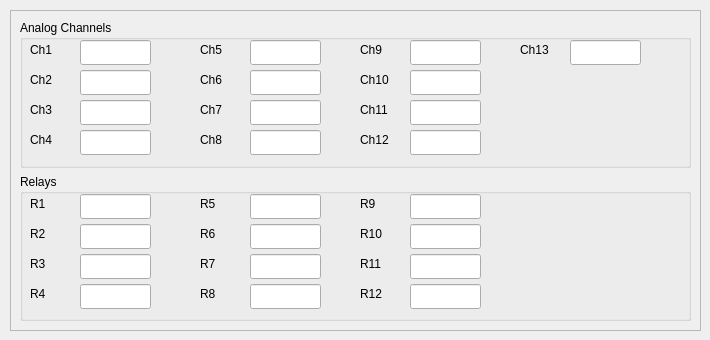
                  <widget class="QWidget" name="tab_mrs4">
                   <attribute name="title">
                    <string>MRS_4</string>
                   </attribute>
                   <widget class="QFrame" name="frame_mrs1_4">
                    <property name="geometry">
                     <rect>
                      <x>10</x>
                      <y>10</y>
                      <width>691</width>
                      <height>321</height>
                     </rect>
                    </property>
                    <property name="frameShape">
                     <enum>QFrame::StyledPanel</enum>
                    </property>
                    <property name="frameShadow">
                     <enum>QFrame::Raised</enum>
                    </property>
                    <layout class="QVBoxLayout" name="verticalLayout_4">
                     <item>
                      <widget class="QGroupBox" name="groupBox_analogs_4">
                       <property name="title">
                        <string>Analog Channels</string>
                       </property>
                       <widget class="QLabel" name="label_ch1_4">
                        <property name="geometry">
                         <rect>
                          <x>10</x>
                          <y>20</y>
                          <width>40</width>
                          <height>19</height>
                         </rect>
                        </property>
                        <property name="text">
                         <string>Ch1</string>
                        </property>
                       </widget>
                       <widget class="QLineEdit" name="lineEdit_ch1_4">
                        <property name="geometry">
                         <rect>
                          <x>60</x>
                          <y>20</y>
                          <width>71</width>
                          <height>25</height>
                         </rect>
                        </property>
                       </widget>
                       <widget class="QLineEdit" name="lineEdit_ch2_4">
                        <property name="geometry">
                         <rect>
                          <x>60</x>
                          <y>50</y>
                          <width>71</width>
                          <height>25</height>
                         </rect>
                        </property>
                       </widget>
                       <widget class="QLabel" name="label_ch2_4">
                        <property name="geometry">
                         <rect>
                          <x>10</x>
                          <y>50</y>
                          <width>41</width>
                          <height>19</height>
                         </rect>
                        </property>
                        <property name="text">
                         <string>Ch2</string>
                        </property>
                       </widget>
                       <widget class="QLineEdit" name="lineEdit_ch3_4">
                        <property name="geometry">
                         <rect>
                          <x>60</x>
                          <y>80</y>
                          <width>71</width>
                          <height>25</height>
                         </rect>
                        </property>
                       </widget>
                       <widget class="QLineEdit" name="lineEdit_ch4_4">
                        <property name="geometry">
                         <rect>
                          <x>60</x>
                          <y>110</y>
                          <width>71</width>
                          <height>25</height>
                         </rect>
                        </property>
                       </widget>
                       <widget class="QLabel" name="label_ch3_4">
                        <property name="geometry">
                         <rect>
                          <x>10</x>
                          <y>80</y>
                          <width>41</width>
                          <height>19</height>
                         </rect>
                        </property>
                        <property name="text">
                         <string>Ch3</string>
                        </property>
                       </widget>
                       <widget class="QLabel" name="label_ch4_4">
                        <property name="geometry">
                         <rect>
                          <x>10</x>
                          <y>110</y>
                          <width>41</width>
                          <height>19</height>
                         </rect>
                        </property>
                        <property name="text">
                         <string>Ch4</string>
                        </property>
                       </widget>
                       <widget class="QLabel" name="label_ch7_4">
                        <property name="geometry">
                         <rect>
                          <x>180</x>
                          <y>80</y>
                          <width>41</width>
                          <height>19</height>
                         </rect>
                        </property>
                        <property name="text">
                         <string>Ch7</string>
                        </property>
                       </widget>
                       <widget class="QLineEdit" name="lineEdit_ch5_4">
                        <property name="geometry">
                         <rect>
                          <x>230</x>
                          <y>20</y>
                          <width>71</width>
                          <height>25</height>
                         </rect>
                        </property>
                       </widget>
                       <widget class="QLineEdit" name="lineEdit_ch6_4">
                        <property name="geometry">
                         <rect>
                          <x>230</x>
                          <y>50</y>
                          <width>71</width>
                          <height>25</height>
                         </rect>
                        </property>
                       </widget>
                       <widget class="QLabel" name="label_ch5_4">
                        <property name="geometry">
                         <rect>
                          <x>180</x>
                          <y>20</y>
                          <width>41</width>
                          <height>19</height>
                         </rect>
                        </property>
                        <property name="text">
                         <string>Ch5</string>
                        </property>
                       </widget>
                       <widget class="QLineEdit" name="lineEdit_ch7_4">
                        <property name="geometry">
                         <rect>
                          <x>230</x>
                          <y>80</y>
                          <width>71</width>
                          <height>25</height>
                         </rect>
                        </property>
                       </widget>
                       <widget class="QLabel" name="label_ch8_4">
                        <property name="geometry">
                         <rect>
                          <x>180</x>
                          <y>110</y>
                          <width>41</width>
                          <height>19</height>
                         </rect>
                        </property>
                        <property name="text">
                         <string>Ch8</string>
                        </property>
                       </widget>
                       <widget class="QLabel" name="label_ch6_4">
                        <property name="geometry">
                         <rect>
                          <x>180</x>
                          <y>50</y>
                          <width>41</width>
                          <height>19</height>
                         </rect>
                        </property>
                        <property name="text">
                         <string>Ch6</string>
                        </property>
                       </widget>
                       <widget class="QLineEdit" name="lineEdit_ch8_4">
                        <property name="geometry">
                         <rect>
                          <x>230</x>
                          <y>110</y>
                          <width>71</width>
                          <height>25</height>
                         </rect>
                        </property>
                       </widget>
                       <widget class="QLabel" name="label_ch11_4">
                        <property name="geometry">
                         <rect>
                          <x>340</x>
                          <y>80</y>
                          <width>41</width>
                          <height>19</height>
                         </rect>
                        </property>
                        <property name="text">
                         <string>Ch11</string>
                        </property>
                       </widget>
                       <widget class="QLineEdit" name="lineEdit_ch9_4">
                        <property name="geometry">
                         <rect>
                          <x>390</x>
                          <y>20</y>
                          <width>71</width>
                          <height>25</height>
                         </rect>
                        </property>
                       </widget>
                       <widget class="QLineEdit" name="lineEdit_ch10_4">
                        <property name="geometry">
                         <rect>
                          <x>390</x>
                          <y>50</y>
                          <width>71</width>
                          <height>25</height>
                         </rect>
                        </property>
                       </widget>
                       <widget class="QLabel" name="label_ch9_4">
                        <property name="geometry">
                         <rect>
                          <x>340</x>
                          <y>20</y>
                          <width>41</width>
                          <height>19</height>
                         </rect>
                        </property>
                        <property name="text">
                         <string>Ch9</string>
                        </property>
                       </widget>
                       <widget class="QLineEdit" name="lineEdit_ch11_4">
                        <property name="geometry">
                         <rect>
                          <x>390</x>
                          <y>80</y>
                          <width>71</width>
                          <height>25</height>
                         </rect>
                        </property>
                       </widget>
                       <widget class="QLabel" name="label_ch12_4">
                        <property name="geometry">
                         <rect>
                          <x>340</x>
                          <y>110</y>
                          <width>41</width>
                          <height>19</height>
                         </rect>
                        </property>
                        <property name="text">
                         <string>Ch12</string>
                        </property>
                       </widget>
                       <widget class="QLabel" name="label_ch10_4">
                        <property name="geometry">
                         <rect>
                          <x>340</x>
                          <y>50</y>
                          <width>41</width>
                          <height>19</height>
                         </rect>
                        </property>
                        <property name="text">
                         <string>Ch10</string>
                        </property>
                       </widget>
                       <widget class="QLineEdit" name="lineEdit_ch12_4">
                        <property name="geometry">
                         <rect>
                          <x>390</x>
                          <y>110</y>
                          <width>71</width>
                          <height>25</height>
                         </rect>
                        </property>
                       </widget>
                       <widget class="QLineEdit" name="lineEdit_ch13_4">
                        <property name="geometry">
                         <rect>
                          <x>550</x>
                          <y>20</y>
                          <width>71</width>
                          <height>25</height>
                         </rect>
                        </property>
                       </widget>
                       <widget class="QLabel" name="label_ch13_4">
                        <property name="geometry">
                         <rect>
                          <x>500</x>
                          <y>20</y>
                          <width>41</width>
                          <height>19</height>
                         </rect>
                        </property>
                        <property name="text">
                         <string>Ch13</string>
                        </property>
                       </widget>
                      </widget>
                     </item>
                     <item>
                      <widget class="QGroupBox" name="groupBox_relays_4">
                       <property name="title">
                        <string>Relays</string>
                       </property>
                       <widget class="QLineEdit" name="lineEdit_r7_4">
                        <property name="geometry">
                         <rect>
                          <x>230</x>
                          <y>80</y>
                          <width>71</width>
                          <height>25</height>
                         </rect>
                        </property>
                       </widget>
                       <widget class="QLineEdit" name="lineEdit_r8_4">
                        <property name="geometry">
                         <rect>
                          <x>230</x>
                          <y>110</y>
                          <width>71</width>
                          <height>25</height>
                         </rect>
                        </property>
                       </widget>
                       <widget class="QLabel" name="label_r9_4">
                        <property name="geometry">
                         <rect>
                          <x>340</x>
                          <y>20</y>
                          <width>41</width>
                          <height>19</height>
                         </rect>
                        </property>
                        <property name="text">
                         <string>R9</string>
                        </property>
                       </widget>
                       <widget class="QLabel" name="label_r3_4">
                        <property name="geometry">
                         <rect>
                          <x>10</x>
                          <y>80</y>
                          <width>41</width>
                          <height>19</height>
                         </rect>
                        </property>
                        <property name="text">
                         <string>R3</string>
                        </property>
                       </widget>
                       <widget class="QLineEdit" name="lineEdit_r10_4">
                        <property name="geometry">
                         <rect>
                          <x>390</x>
                          <y>50</y>
                          <width>71</width>
                          <height>25</height>
                         </rect>
                        </property>
                       </widget>
                       <widget class="QLabel" name="label_r11_4">
                        <property name="geometry">
                         <rect>
                          <x>340</x>
                          <y>80</y>
                          <width>41</width>
                          <height>19</height>
                         </rect>
                        </property>
                        <property name="text">
                         <string>R11</string>
                        </property>
                       </widget>
                       <widget class="QLineEdit" name="lineEdit_r6_4">
                        <property name="geometry">
                         <rect>
                          <x>230</x>
                          <y>50</y>
                          <width>71</width>
                          <height>25</height>
                         </rect>
                        </property>
                       </widget>
                       <widget class="QLabel" name="label_r2_4">
                        <property name="geometry">
                         <rect>
                          <x>10</x>
                          <y>50</y>
                          <width>41</width>
                          <height>19</height>
                         </rect>
                        </property>
                        <property name="text">
                         <string>R2</string>
                        </property>
                       </widget>
                       <widget class="QLineEdit" name="lineEdit_r12_4">
                        <property name="geometry">
                         <rect>
                          <x>390</x>
                          <y>110</y>
                          <width>71</width>
                          <height>25</height>
                         </rect>
                        </property>
                       </widget>
                       <widget class="QLabel" name="label_r7_4">
                        <property name="geometry">
                         <rect>
                          <x>180</x>
                          <y>80</y>
                          <width>41</width>
                          <height>19</height>
                         </rect>
                        </property>
                        <property name="text">
                         <string>R7</string>
                        </property>
                       </widget>
                       <widget class="QLabel" name="label_r8_4">
                        <property name="geometry">
                         <rect>
                          <x>180</x>
                          <y>110</y>
                          <width>41</width>
                          <height>19</height>
                         </rect>
                        </property>
                        <property name="text">
                         <string>R8</string>
                        </property>
                       </widget>
                       <widget class="QLineEdit" name="lineEdit_r11_4">
                        <property name="geometry">
                         <rect>
                          <x>390</x>
                          <y>80</y>
                          <width>71</width>
                          <height>25</height>
                         </rect>
                        </property>
                       </widget>
                       <widget class="QLineEdit" name="lineEdit_r5_4">
                        <property name="geometry">
                         <rect>
                          <x>230</x>
                          <y>20</y>
                          <width>71</width>
                          <height>25</height>
                         </rect>
                        </property>
                       </widget>
                       <widget class="QLabel" name="label_r10_4">
                        <property name="geometry">
                         <rect>
                          <x>340</x>
                          <y>50</y>
                          <width>41</width>
                          <height>19</height>
                         </rect>
                        </property>
                        <property name="text">
                         <string>R10</string>
                        </property>
                       </widget>
                       <widget class="QLineEdit" name="lineEdit_r3_4">
                        <property name="geometry">
                         <rect>
                          <x>60</x>
                          <y>80</y>
                          <width>71</width>
                          <height>25</height>
                         </rect>
                        </property>
                       </widget>
                       <widget class="QLabel" name="label_r12_4">
                        <property name="geometry">
                         <rect>
                          <x>340</x>
                          <y>110</y>
                          <width>41</width>
                          <height>19</height>
                         </rect>
                        </property>
                        <property name="text">
                         <string>R12</string>
                        </property>
                       </widget>
                       <widget class="QLabel" name="label_r6_4">
                        <property name="geometry">
                         <rect>
                          <x>180</x>
                          <y>50</y>
                          <width>41</width>
                          <height>19</height>
                         </rect>
                        </property>
                        <property name="text">
                         <string>R6</string>
                        </property>
                       </widget>
                       <widget class="QLineEdit" name="lineEdit_r4_4">
                        <property name="geometry">
                         <rect>
                          <x>60</x>
                          <y>110</y>
                          <width>71</width>
                          <height>25</height>
                         </rect>
                        </property>
                       </widget>
                       <widget class="QLabel" name="label_r4_4">
                        <property name="geometry">
                         <rect>
                          <x>10</x>
                          <y>110</y>
                          <width>41</width>
                          <height>19</height>
                         </rect>
                        </property>
                        <property name="text">
                         <string>R4</string>
                        </property>
                       </widget>
                       <widget class="QLineEdit" name="lineEdit_r2_4">
                        <property name="geometry">
                         <rect>
                          <x>60</x>
                          <y>50</y>
                          <width>71</width>
                          <height>25</height>
                         </rect>
                        </property>
                       </widget>
                       <widget class="QLabel" name="label_r5_4">
                        <property name="geometry">
                         <rect>
                          <x>180</x>
                          <y>20</y>
                          <width>41</width>
                          <height>19</height>
                         </rect>
                        </property>
                        <property name="text">
                         <string>R5</string>
                        </property>
                       </widget>
                       <widget class="QLineEdit" name="lineEdit_r9_4">
                        <property name="geometry">
                         <rect>
                          <x>390</x>
                          <y>20</y>
                          <width>71</width>
                          <height>25</height>
                         </rect>
                        </property>
                       </widget>
                       <widget class="QLineEdit" name="lineEdit_r1_4">
                        <property name="geometry">
                         <rect>
                          <x>60</x>
                          <y>20</y>
                          <width>71</width>
                          <height>25</height>
                         </rect>
                        </property>
                       </widget>
                       <widget class="QLabel" name="label_r1_4">
                        <property name="geometry">
                         <rect>
                          <x>10</x>
                          <y>20</y>
                          <width>40</width>
                          <height>19</height>
                         </rect>
                        </property>
                        <property name="text">
                         <string>R1</string>
                        </property>
                       </widget>
                      </widget>
                     </item>
                    </layout>
                   </widget>
                  </widget>
